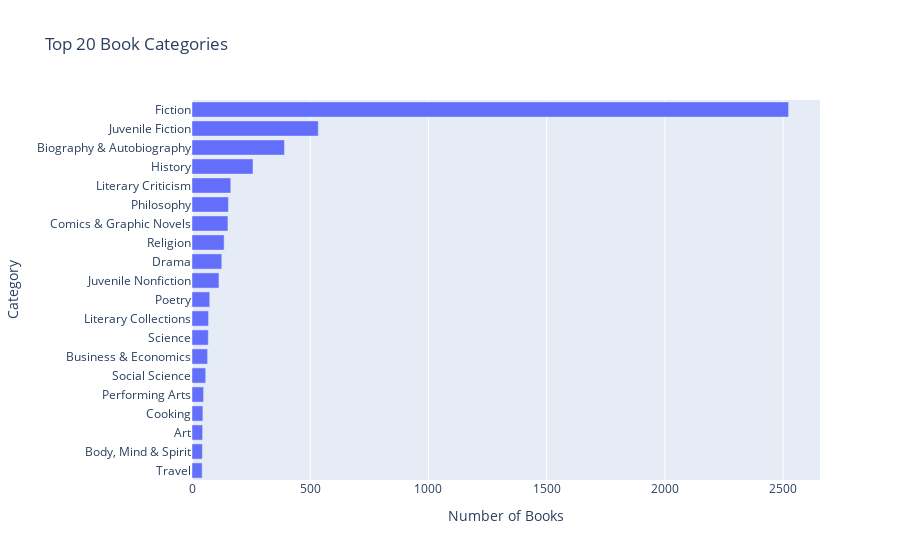

Notebook source saved alongside this figure:
### Markdown cell above
Analyze the distribution of book categories in our cleaned dataset. This shows which genres are most common and helps understand the variety of books available for recommendations.

### Code cell
category_counts = book_missing['categories'].value_counts().head(20)  # Top 20 categories

fig = px.bar(
    category_counts[::-1],  # reverse for descending order in plotly
    x=category_counts.values[::-1],
    y=category_counts.index[::-1],
    orientation='h',
    labels={'x': 'Number of Books', 'y': 'Category'},
    title='Top 20 Book Categories'
)
fig.update_layout(yaxis={'categoryorder':'total ascending'})
fig.show()

### Figure 1 — Plotly figure (JSON) as saved in the notebook; plotly's stock layout.template omitted (floating-point values rounded to 4 significant figures)
{"data": [{"hovertemplate": "Number of Books=%{x}<br>Category=%{y}<extra></extra>", "legendgroup": "", "marker": {"color": "#636efa", "pattern": {"shape": ""}}, "name": "", "orientation": "h", "showlegend": false, "textposition": "auto", "type": "bar", "x": [43, 44, 45, 46, 49, 58, 66, 69, 70, 75, 114, 126, 136, 152, 154, 164, 258, 391, 534, 2523], "xaxis": "x", "y": ["Travel", "Body, Mind & Spirit", "Art", "Cooking", "Performing Arts", "Social Science", "Business & Economics", "Science", "Literary Collections", "Poetry", "Juvenile Nonfiction", "Drama", "Religion", "Comics & Graphic Novels", "Philosophy", "Literary Criticism", "History", "Biography & Autobiography", "Juvenile Fiction", "Fiction"], "yaxis": "y"}], "layout": {"barmode": "relative", "legend": {"tracegroupgap": 0}, "title": {"text": "Top 20 Book Categories"}, "xaxis": {"anchor": "y", "domain": [0, 1], "title": {"text": "Number of Books"}}, "yaxis": {"anchor": "x", "categoryorder": "total ascending", "domain": [0, 1], "title": {"text": "Category"}}}}
